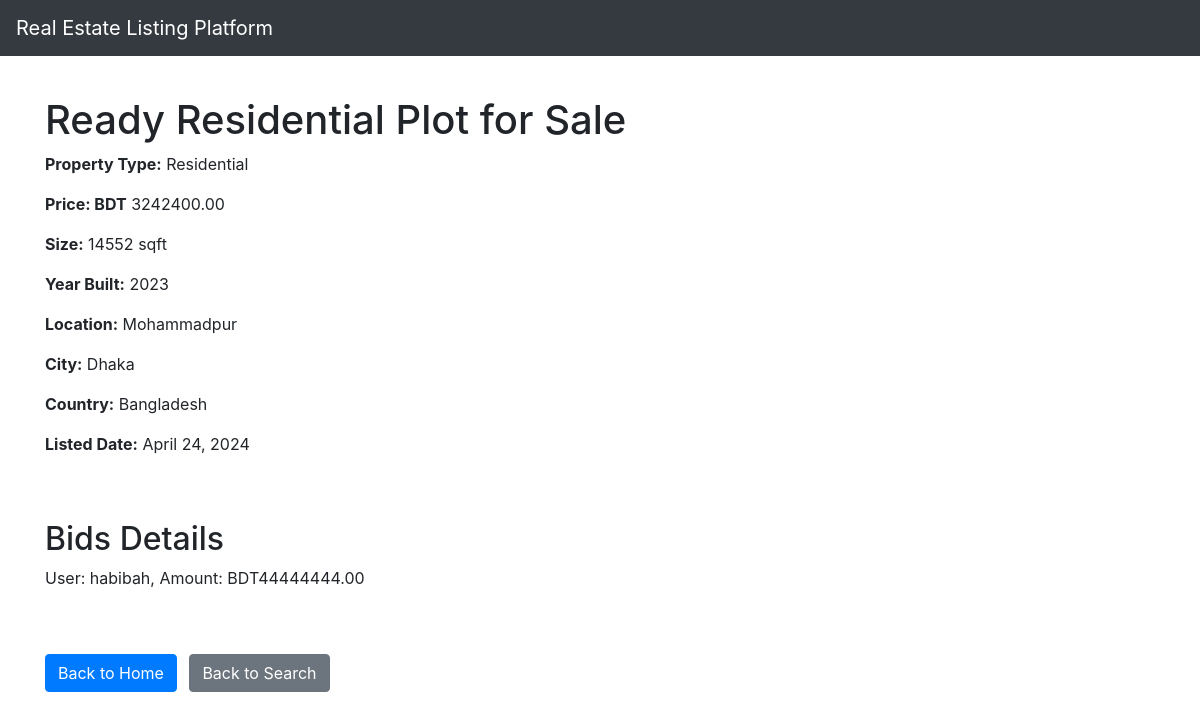
Page /details/16 on the committed database.
### platforms/models.py (models this page shows, shortened)
class Platform(models.Model):
    property_type_choices = [
        ('Residential', 'Residential'),
        ('Commercial', 'Commercial'),
        ('Land', 'Land'),
        ('Industrial', 'Industrial'),
        ('Special Purpose', 'Special Purpose')
    ]
    owner = models.ForeignKey(User, on_delete=models.CASCADE, default=1)
    owner_contact_number = models.CharField(max_length=15, blank=True, null=True)
    title = models.CharField(max_length=100)
    description = models.TextField(default="This Property is mindblowing!")
    property_type = models.CharField(max_length=20, choices=property_type_choices)
    price = models.DecimalField(max_digits=10, decimal_places=2)
    size_sqft = models.PositiveIntegerField()
    year_built = models.PositiveIntegerField()
    location = models.CharField(max_length=100)
    city = models.CharField(max_length=50)
    country = models.CharField(max_length=50)
    listed_date = models.DateField(auto_now_add=True)
    image = models.ImageField(default='houses.png', blank=True)

class Bid(models.Model):
    user = models.ForeignKey(User, on_delete=models.CASCADE)
    property = models.ForeignKey(Platform, on_delete=models.CASCADE, related_name='bids')
    amount = models.DecimalField(max_digits=10, decimal_places=2)
    bid_status = models.CharField(max_length=20, choices=[
        ('Pending', 'Pending'),
        ('Accepted', 'Accepted'),
        ('Rejected', 'Rejected')
    ], default='Pending')
    date_placed = models.DateTimeField(auto_now_add=True)

### mysite/views.py (the view)
# urls.py: path('details/<int:property_id>', views.details, name='details'),
def details(request, property_id):
    platform = get_object_or_404(Platform, pk=property_id)
    bids = platform.bids.all().select_related('user')
    return render(request, 'details.html', {
    "platform": platform,  'bids': bids,
  })

### templates/details.html (shortened to what this page needs)
<!DOCTYPE html>
<html lang="en">
<head>
    <link rel="stylesheet" href="https://cdn.jsdelivr.net/npm/bootstrap@4.3.1/dist/css/bootstrap.min.css">
      <link rel="stylesheet" href="https://stackpath.bootstrapcdn.com/bootstrap/4.3.1/css/bootstrap.min.css">
    <link rel="stylesheet" href="https://use.fontawesome.com/releases/v5.8.1/css/all.css">
</head>
<body>
   <nav class="navbar navbar-expand-md navbar-dark bg-dark fixed-top">
    <a class="navbar-brand" href="home">Real Estate Listing Platform</a>
</nav>
<br> <br>
    <div class="container mt-4">
        <br>
        <h1>{{ platform.title }}</h1>
        <p><strong>Property Type:</strong> {{ platform.property_type }}</p>
        <p><strong>Price: BDT</strong> {{ platform.price }}</p>
        <p><strong>Size:</strong> {{ platform.size_sqft }} sqft</p>
        <p><strong>Year Built:</strong> {{ platform.year_built }}</p>
        <p><strong>Location:</strong> {{ platform.location }}</p>
        <p><strong>City:</strong> {{ platform.city }}</p>
        <p><strong>Country:</strong> {{ platform.country }}</p>
        <p><strong>Listed Date:</strong> {{ platform.listed_date }}</p>
        <br> <br>
        <h2>Bids Details</h2>
    <div id="bids">
        {% for bid in bids %}
            <p>User: {{ bid.user.username }}, Amount: BDT{{ bid.amount }}</p>
        {% endfor %}
    </div>
        <br> <br>
            <a href="{% url 'home' %}" class="btn btn-primary">Back to Home</a>
            <a href="{% url 'search' %}" class="btn btn-secondary ml-2">Back to Search</a>
    </div>
</body>
</html>

### rows in the picture
Platform: title "Ready Residential Plot for Sale", property_type "Residential", price "3242400.00", size_sqft "14552", year_built "2023", location "Mohammadpur", city "Dhaka", country "Bangladesh", listed_date "April 24, 2024"
Bid: user.username "habibah", amount "44444444.00"
